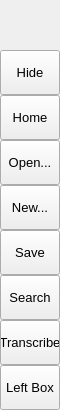
        <widget class="QFrame" name="leftMenuBg">
         <property name="minimumSize">
          <size>
           <width>60</width>
           <height>0</height>
          </size>
         </property>
         <property name="maximumSize">
          <size>
           <width>60</width>
           <height>16777215</height>
          </size>
         </property>
         <property name="frameShape">
          <enum>QFrame::NoFrame</enum>
         </property>
         <property name="frameShadow">
          <enum>QFrame::Raised</enum>
         </property>
         <layout class="QVBoxLayout" name="verticalLayout_3">
          <property name="spacing">
           <number>0</number>
          </property>
          <property name="leftMargin">
           <number>0</number>
          </property>
          <property name="topMargin">
           <number>0</number>
          </property>
          <property name="rightMargin">
           <number>0</number>
          </property>
          <property name="bottomMargin">
           <number>0</number>
          </property>
          <item>
           <widget class="QFrame" name="topLogoInfo">
            <property name="minimumSize">
             <size>
              <width>0</width>
              <height>50</height>
             </size>
            </property>
            <property name="maximumSize">
             <size>
              <width>16777215</width>
              <height>50</height>
             </size>
            </property>
            <property name="frameShape">
             <enum>QFrame::NoFrame</enum>
            </property>
            <property name="frameShadow">
             <enum>QFrame::Raised</enum>
            </property>
            <widget class="QFrame" name="topLogo">
             <property name="geometry">
              <rect>
               <x>10</x>
               <y>5</y>
               <width>42</width>
               <height>42</height>
              </rect>
             </property>
             <property name="minimumSize">
              <size>
               <width>42</width>
               <height>42</height>
              </size>
             </property>
             <property name="maximumSize">
              <size>
               <width>42</width>
               <height>42</height>
              </size>
             </property>
             <property name="frameShape">
              <enum>QFrame::NoFrame</enum>
             </property>
             <property name="frameShadow">
              <enum>QFrame::Raised</enum>
             </property>
            </widget>
            <widget class="QLabel" name="titleLeftApp">
             <property name="geometry">
              <rect>
               <x>70</x>
               <y>8</y>
               <width>160</width>
               <height>20</height>
              </rect>
             </property>
             <property name="font">
              <font>
               <family>Segoe UI Semibold</family>
               <pointsize>12</pointsize>
               <weight>7</weight>
               <italic>false</italic>
               <bold>false</bold>
              </font>
             </property>
             <property name="text">
              <string>PyDracula</string>
             </property>
             <property name="alignment">
              <set>Qt::AlignLeading|Qt::AlignLeft|Qt::AlignTop</set>
             </property>
            </widget>
            <widget class="QLabel" name="titleLeftDescription">
             <property name="geometry">
              <rect>
               <x>70</x>
               <y>27</y>
               <width>160</width>
               <height>16</height>
              </rect>
             </property>
             <property name="maximumSize">
              <size>
               <width>16777215</width>
               <height>16</height>
              </size>
             </property>
             <property name="font">
              <font>
               <family>Segoe UI</family>
               <pointsize>8</pointsize>
               <weight>50</weight>
               <italic>false</italic>
               <bold>false</bold>
              </font>
             </property>
             <property name="text">
              <string>Modern GUI / Flat Style</string>
             </property>
             <property name="alignment">
              <set>Qt::AlignLeading|Qt::AlignLeft|Qt::AlignTop</set>
             </property>
            </widget>
           </widget>
          </item>
          <item>
           <widget class="QFrame" name="leftMenuFrame">
            <property name="styleSheet">
             <string notr="true"/>
            </property>
            <property name="frameShape">
             <enum>QFrame::NoFrame</enum>
            </property>
            <property name="frameShadow">
             <enum>QFrame::Raised</enum>
            </property>
            <layout class="QVBoxLayout" name="verticalMenuLayout">
             <property name="spacing">
              <number>0</number>
             </property>
             <property name="leftMargin">
              <number>0</number>
             </property>
             <property name="topMargin">
              <number>0</number>
             </property>
             <property name="rightMargin">
              <number>0</number>
             </property>
             <property name="bottomMargin">
              <number>0</number>
             </property>
             <item>
              <widget class="QFrame" name="toggleBox">
               <property name="maximumSize">
                <size>
                 <width>16777215</width>
                 <height>45</height>
                </size>
               </property>
               <property name="frameShape">
                <enum>QFrame::NoFrame</enum>
               </property>
               <property name="frameShadow">
                <enum>QFrame::Raised</enum>
               </property>
               <layout class="QVBoxLayout" name="verticalLayout_4">
                <property name="spacing">
                 <number>0</number>
                </property>
                <property name="leftMargin">
                 <number>0</number>
                </property>
                <property name="topMargin">
                 <number>0</number>
                </property>
                <property name="rightMargin">
                 <number>0</number>
                </property>
                <property name="bottomMargin">
                 <number>0</number>
                </property>
                <item>
                 <widget class="QPushButton" name="toggleButton">
                  <property name="sizePolicy">
                   <sizepolicy hsizetype="Expanding" vsizetype="Fixed">
                    <horstretch>0</horstretch>
                    <verstretch>0</verstretch>
                   </sizepolicy>
                  </property>
                  <property name="minimumSize">
                   <size>
                    <width>0</width>
                    <height>45</height>
                   </size>
                  </property>
                  <property name="font">
                   <font>
                    <family>Segoe UI</family>
                    <pointsize>10</pointsize>
                    <weight>50</weight>
                    <italic>false</italic>
                    <bold>false</bold>
                   </font>
                  </property>
                  <property name="cursor">
                   <cursorShape>PointingHandCursor</cursorShape>
                  </property>
                  <property name="layoutDirection">
                   <enum>Qt::LeftToRight</enum>
                  </property>
                  <property name="styleSheet">
                   <string notr="true">background-image: url(:/icons/images/icons/icon_menu.png);</string>
                  </property>
                  <property name="text">
                   <string>Hide</string>
                  </property>
                 </widget>
                </item>
               </layout>
              </widget>
             </item>
             <item alignment="Qt::AlignTop">
              <widget class="QFrame" name="topMenu">
               <property name="frameShape">
                <enum>QFrame::NoFrame</enum>
               </property>
               <property name="frameShadow">
                <enum>QFrame::Raised</enum>
               </property>
               <layout class="QVBoxLayout" name="verticalLayout_8">
                <property name="spacing">
                 <number>0</number>
                </property>
                <property name="leftMargin">
                 <number>0</number>
                </property>
                <property name="topMargin">
                 <number>0</number>
                </property>
                <property name="rightMargin">
                 <number>0</number>
                </property>
                <property name="bottomMargin">
                 <number>0</number>
                </property>
                <item>
                 <widget class="QPushButton" name="btn_home">
                  <property name="sizePolicy">
                   <sizepolicy hsizetype="Expanding" vsizetype="Fixed">
                    <horstretch>0</horstretch>
                    <verstretch>0</verstretch>
                   </sizepolicy>
                  </property>
                  <property name="minimumSize">
                   <size>
                    <width>0</width>
                    <height>45</height>
                   </size>
                  </property>
                  <property name="font">
                   <font>
                    <family>Segoe UI</family>
                    <pointsize>10</pointsize>
                    <weight>50</weight>
                    <italic>false</italic>
                    <bold>false</bold>
                   </font>
                  </property>
                  <property name="cursor">
                   <cursorShape>PointingHandCursor</cursorShape>
                  </property>
                  <property name="layoutDirection">
                   <enum>Qt::LeftToRight</enum>
                  </property>
                  <property name="styleSheet">
                   <string notr="true">background-image: url(:/icons/images/icons/cil-home.png);</string>
                  </property>
                  <property name="text">
                   <string>Home</string>
                  </property>
                 </widget>
                </item>
                <item>
                 <widget class="QPushButton" name="btn_open_file">
                  <property name="sizePolicy">
                   <sizepolicy hsizetype="Expanding" vsizetype="Fixed">
                    <horstretch>0</horstretch>
                    <verstretch>0</verstretch>
                   </sizepolicy>
                  </property>
                  <property name="minimumSize">
                   <size>
                    <width>0</width>
                    <height>45</height>
                   </size>
                  </property>
                  <property name="font">
                   <font>
                    <family>Segoe UI</family>
                    <pointsize>10</pointsize>
                    <weight>50</weight>
                    <italic>false</italic>
                    <bold>false</bold>
                   </font>
                  </property>
                  <property name="cursor">
                   <cursorShape>PointingHandCursor</cursorShape>
                  </property>
                  <property name="layoutDirection">
                   <enum>Qt::LeftToRight</enum>
                  </property>
                  <property name="styleSheet">
                   <string notr="true">background-image: url(:/icons/images/icons/cil-folder-open.png);</string>
                  </property>
                  <property name="text">
                   <string>Open...</string>
                  </property>
                 </widget>
                </item>
                <item>
                 <widget class="QPushButton" name="btn_new_file">
                  <property name="sizePolicy">
                   <sizepolicy hsizetype="Expanding" vsizetype="Fixed">
                    <horstretch>0</horstretch>
                    <verstretch>0</verstretch>
                   </sizepolicy>
                  </property>
                  <property name="minimumSize">
                   <size>
                    <width>0</width>
                    <height>45</height>
                   </size>
                  </property>
                  <property name="font">
                   <font>
                    <family>Segoe UI</family>
                    <pointsize>10</pointsize>
                    <weight>50</weight>
                    <italic>false</italic>
                    <bold>false</bold>
                   </font>
                  </property>
                  <property name="cursor">
                   <cursorShape>PointingHandCursor</cursorShape>
                  </property>
                  <property name="layoutDirection">
                   <enum>Qt::LeftToRight</enum>
                  </property>
                  <property name="styleSheet">
                   <string notr="true">background-image: url(:/icons/images/icons/cil-file.png);</string>
                  </property>
                  <property name="text">
                   <string>New...</string>
                  </property>
                 </widget>
                </item>
                <item>
                 <widget class="QPushButton" name="btn_save">
                  <property name="sizePolicy">
                   <sizepolicy hsizetype="Expanding" vsizetype="Fixed">
                    <horstretch>0</horstretch>
                    <verstretch>0</verstretch>
                   </sizepolicy>
                  </property>
                  <property name="minimumSize">
                   <size>
                    <width>0</width>
                    <height>45</height>
                   </size>
                  </property>
                  <property name="font">
                   <font>
                    <family>Segoe UI</family>
                    <pointsize>10</pointsize>
                    <weight>50</weight>
                    <italic>false</italic>
                    <bold>false</bold>
                   </font>
                  </property>
                  <property name="cursor">
                   <cursorShape>PointingHandCursor</cursorShape>
                  </property>
                  <property name="layoutDirection">
                   <enum>Qt::LeftToRight</enum>
                  </property>
                  <property name="styleSheet">
                   <string notr="true">background-image: url(:/icons/images/icons/cil-save.png)</string>
                  </property>
                  <property name="text">
                   <string>Save</string>
                  </property>
                 </widget>
                </item>
                <item>
                 <widget class="QPushButton" name="btn_search">
                  <property name="sizePolicy">
                   <sizepolicy hsizetype="Expanding" vsizetype="Fixed">
                    <horstretch>0</horstretch>
                    <verstretch>0</verstretch>
                   </sizepolicy>
                  </property>
                  <property name="minimumSize">
                   <size>
                    <width>0</width>
                    <height>45</height>
                   </size>
                  </property>
                  <property name="font">
                   <font>
                    <family>Segoe UI</family>
                    <pointsize>10</pointsize>
                    <weight>50</weight>
                    <italic>false</italic>
                    <bold>false</bold>
                   </font>
                  </property>
                  <property name="cursor">
                   <cursorShape>PointingHandCursor</cursorShape>
                  </property>
                  <property name="layoutDirection">
                   <enum>Qt::LeftToRight</enum>
                  </property>
                  <property name="styleSheet">
                   <string notr="true">background-image: url(:/icons/images/icons/cil-magnifying-glass.png);</string>
                  </property>
                  <property name="text">
                   <string>Search</string>
                  </property>
                 </widget>
                </item>
                <item>
                 <widget class="QPushButton" name="btn_transcribe">
                  <property name="sizePolicy">
                   <sizepolicy hsizetype="Expanding" vsizetype="Fixed">
                    <horstretch>0</horstretch>
                    <verstretch>0</verstretch>
                   </sizepolicy>
                  </property>
                  <property name="minimumSize">
                   <size>
                    <width>0</width>
                    <height>45</height>
                   </size>
                  </property>
                  <property name="font">
                   <font>
                    <family>Segoe UI</family>
                    <pointsize>10</pointsize>
                    <weight>50</weight>
                    <italic>false</italic>
                    <bold>false</bold>
                   </font>
                  </property>
                  <property name="cursor">
                   <cursorShape>PointingHandCursor</cursorShape>
                  </property>
                  <property name="layoutDirection">
                   <enum>Qt::LeftToRight</enum>
                  </property>
                  <property name="styleSheet">
                   <string notr="true">background-image: url(:/icons/images/icons/cil-speech.png);</string>
                  </property>
                  <property name="text">
                   <string>Transcribe</string>
                  </property>
                 </widget>
                </item>
               </layout>
              </widget>
             </item>
             <item alignment="Qt::AlignBottom">
              <widget class="QFrame" name="bottomMenu">
               <property name="frameShape">
                <enum>QFrame::NoFrame</enum>
               </property>
               <property name="frameShadow">
                <enum>QFrame::Raised</enum>
               </property>
               <layout class="QVBoxLayout" name="verticalLayout_9">
                <property name="spacing">
                 <number>0</number>
                </property>
                <property name="leftMargin">
                 <number>0</number>
                </property>
                <property name="topMargin">
                 <number>0</number>
                </property>
                <property name="rightMargin">
                 <number>0</number>
                </property>
                <property name="bottomMargin">
                 <number>0</number>
                </property>
                <item>
                 <widget class="QPushButton" name="toggleLeftBox">
                  <property name="sizePolicy">
                   <sizepolicy hsizetype="Expanding" vsizetype="Fixed">
                    <horstretch>0</horstretch>
                    <verstretch>0</verstretch>
                   </sizepolicy>
                  </property>
                  <property name="minimumSize">
                   <size>
                    <width>0</width>
                    <height>45</height>
                   </size>
                  </property>
                  <property name="font">
                   <font>
                    <family>Segoe UI</family>
                    <pointsize>10</pointsize>
                    <weight>50</weight>
                    <italic>false</italic>
                    <bold>false</bold>
                   </font>
                  </property>
                  <property name="cursor">
                   <cursorShape>PointingHandCursor</cursorShape>
                  </property>
                  <property name="layoutDirection">
                   <enum>Qt::LeftToRight</enum>
                  </property>
                  <property name="styleSheet">
                   <string notr="true">background-image: url(:/icons/images/icons/icon_settings.png);</string>
                  </property>
                  <property name="text">
                   <string>Left Box</string>
                  </property>
                 </widget>
                </item>
               </layout>
              </widget>
             </item>
            </layout>
           </widget>
          </item>
         </layout>
        </widget>
